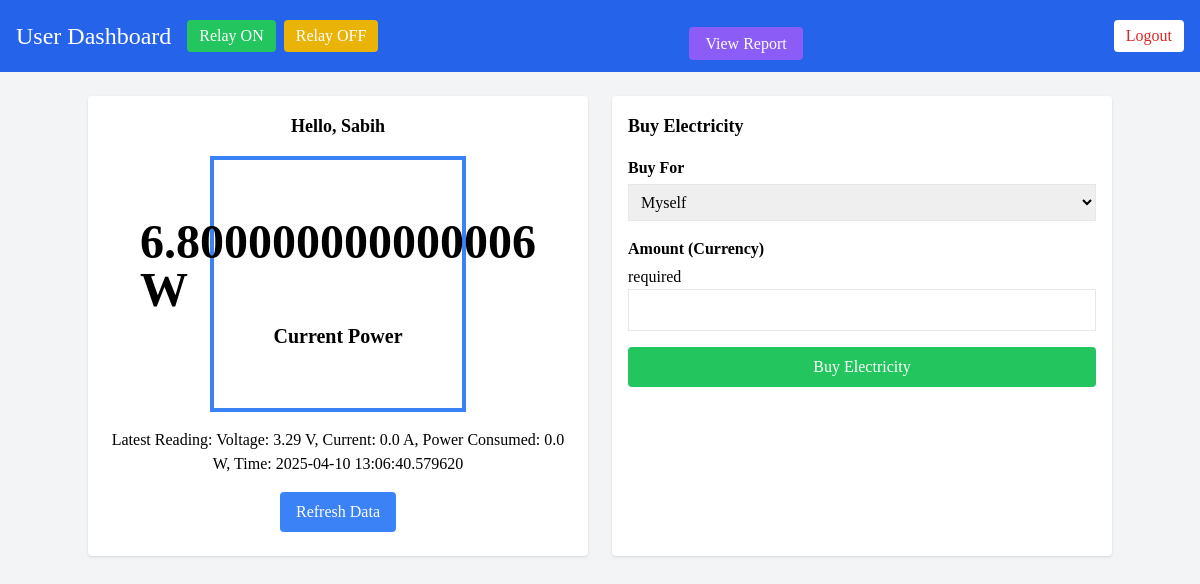
The page /user (signed in) on the database as committed earlier.
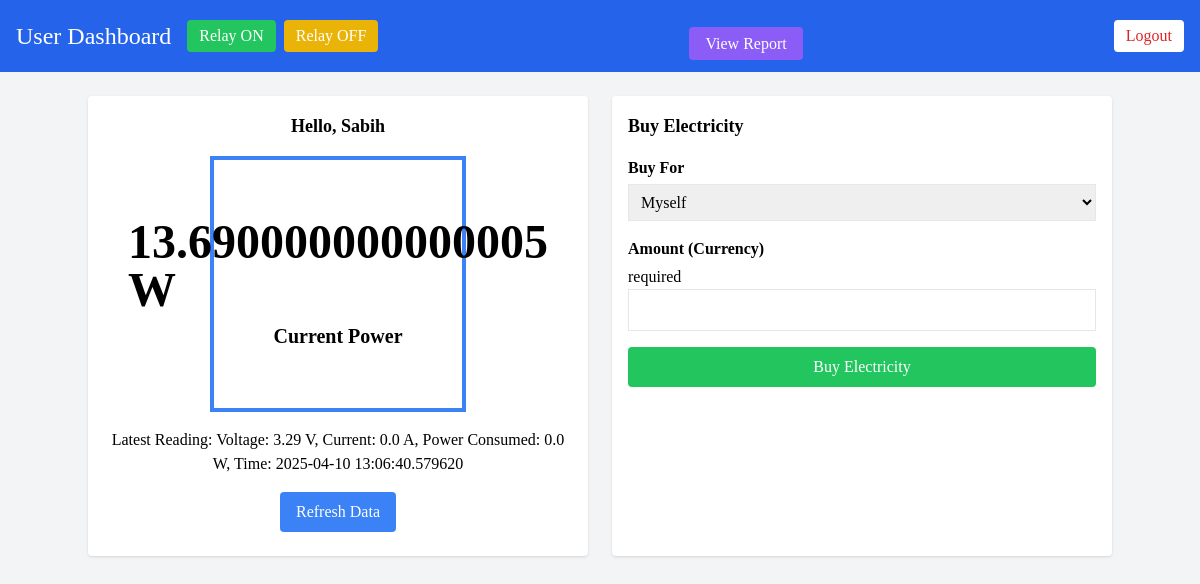
The same page on the database as committed later.
### app.py (models this page shows)
class User(db.Model):
    __tablename__ = 'users'
    id = db.Column(db.Integer, primary_key=True)
    username = db.Column(db.String(50), unique=True, nullable=False)
    password = db.Column(db.String(100), nullable=False)
    phone = db.Column(db.String(20))
    meter_number = db.Column(db.String(50), unique=True)
    province = db.Column(db.String(50))
    district = db.Column(db.String(50))
    sector = db.Column(db.String(50))
    gender = db.Column(db.String(10))
    role = db.Column(db.String(10), default='user')  # 'admin' or 'user'
    current_power = db.Column(db.Float, default=0.0)
    date_created = db.Column(db.DateTime, default=datetime.utcnow)

### app.py (the view)
@app.route('/user', methods=['GET'])
def user_dashboard():
    user = current_user()
    if not user:
        flash("Please log in first.", "error")
        return redirect(url_for('login'))
    meter_data = SensorReading.query.filter_by(meter_number=user.meter_number).order_by(SensorReading.id.desc()).first()
    return render_template('user_dashboard.html', meter_data=meter_data, user=user)

### app.py (called while the page is built)
def current_user():
    if 'user_id' in session:
        return db.session.get(User, session['user_id'])
    return None

### templates/user_dashboard.html (shortened to what this page needs)
<!DOCTYPE html>
<html>
<head>
  <script src="https://cdn.tailwindcss.com"></script>
</head>
<body class="bg-gray-100">
  <div class="p-4 bg-blue-600 text-white flex justify-between items-center">
    <div class="flex items-center space-x-4">
      <h1 class="text-2xl">User Dashboard</h1>
      <div class="flex space-x-2">
        <button id="relayOnButton" class="bg-green-500 text-white px-3 py-1 rounded">Relay ON</button>
        <button id="relayOffButton" class="bg-yellow-500 text-white px-3 py-1 rounded">Relay OFF</button>
      </div>
    </div>
    <div class="mt-4">
      <a href="{{ url_for('api_port_report', meter_number=user.meter_number) }}" class="bg-violet-500 text-white px-4 py-2 rounded">
        View Report
    </a>
    </div>
    <a href="{{ url_for('logout') }}" class="bg-white text-red-600 px-3 py-1 rounded">Logout</a>
  </div>
  <div class="container mx-auto mt-6">
    <div class="grid grid-cols-1 md:grid-cols-2 gap-6">
      <div class="bg-white shadow rounded p-4 flex flex-col items-center">
        <h2 class="text-lg font-bold mb-4">Hello, {{ user.username }}</h2>
        <div class="w-64 h-64 border-4 border-blue-500 flex flex-col justify-center items-center">
          <span id="currentPowerDisplay" class="text-5xl font-bold">{{ user.current_power }} W</span>
          <span class="text-xl font-bold mt-2">Current Power</span>
        </div>
        {% if meter_data %}
          <p class="mt-4 text-center">
            Latest Reading:
            Voltage: {{ meter_data.voltage }} V,
            Current: {{ meter_data.current }} A,
            Power Consumed: {{ meter_data.power }} W,
            Time: {{ meter_data.reading_time }}
          </p>
        {% else %}
          <p class="mt-4 text-center">No recent sensor data found for your meter.</p>
        {% endif %}
        <button id="refreshBtn" class="bg-blue-500 text-white px-4 py-2 rounded mt-4">
          Refresh Data
        </button>
      </div>
      <div class="bg-white shadow rounded p-4">
        <h2 class="text-lg font-bold mb-4">Buy Electricity</h2>
        <form method="POST" action="{{ url_for('user_buy_electricity') }}" id="buyElectricityForm">
          <div class="mb-4">
            <label class="block mb-1 font-semibold">Buy For</label>
            <select name="buy_for" id="buy_for" class="border p-2 w-full">
              <option value="self">Myself</option>
            </select>
          </div>
          <div class="mb-4" id="amountDiv">
            <label class="block mb-1 font-semibold">Amount (Currency)</label> required
            <input type="number" step="0.01" name="amount" class="border p-2 w-full" required>
          </div>
          <button type="submit" id="buyButton" class="bg-green-500 text-white px-4 py-2 rounded w-full">
            Buy Electricity
          </button>
        </form>
      </div>
    </div>
  </div>
</body>
</html>

### templates/user_dashboard.html (style rules this page uses)
body { font-family: 'Times New Roman', serif; }
#currentPowerDisplay { transition: color 0.3s ease; }

Rows that differ between the two databases and show on the page:
changed User "Sabih": current_power "6.800000000000006" → "13.690000000000005"
